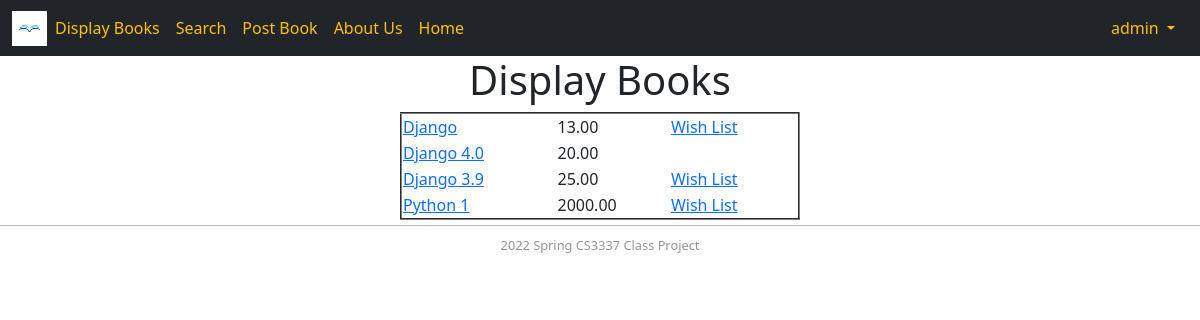
The page /displaybooks (signed in) on the database its author committed.
### bookMng/models.py (models this page shows, shortened)
class Book(models.Model):
    name = models.CharField(max_length=200)
    web = models.URLField(max_length=200)
    price = models.DecimalField(decimal_places=2, max_digits=8)
    publishdate = models.DateField(auto_now=True)
    picture = models.FileField(upload_to='bookEx/static/uploads')
    pic_path = models.CharField(max_length=300, editable=False, blank=True)
    username = models.ForeignKey(User, blank=True, null=True, on_delete=models.CASCADE)

### bookMng/views.py (the view)
# urls.py: path('displaybooks', views.displaybooks, name='displaybooks'),
@login_required(login_url=reverse_lazy('login'))
def displaybooks(request):
    books = Book.objects.all()
    wish_list = WishList.objects.filter(username=request.user)
    for b in books:
        b.pic_path = b.picture.url[14:]
    return render(request,
        "bookMng/displaybooks.html",
                  {
                      'books': books,
                      'wish_list_ids': [b.b_id for b in wish_list]
                  })

### BookEx/templates/bookMng/displaybooks.html (shortened to what this page needs)
{% extends "base.html" %}
{% load static %}
{% block content %}
<h1 align="center"> Display Books </h1>
<table align="center" border="2"  width="400">
    {% for book in books %}
       <tr>
           <td>
               <a href="book_detail/{{ book.id }}"> {{ book.name }}</a>
           </td>
           <td>
               {{ book.price }}
           </td>
            {% if book.username != request.user %}
           <td>
                {% if book.id not in wish_list_ids %}
                <a href="add_to_wish_list/{{ book.id }}">Wish List</a>
                {% endif %}
            </td>
            {% endif %}
       </tr>
    {% endfor %}
</table>
{% endblock content %}

### BookEx/templates/base.html (shortened to what this page needs)
<!DOCTYPE html>
{% load static %}
<html lang="en">
<head>
    <link href="{% static 'main.css' %}" rel="stylesheet" type="text/css">
<link href="https://cdn.jsdelivr.net/npm/bootstrap@5.1.3/dist/css/bootstrap.min.css" rel="stylesheet">
</head>
<body>
    <nav class="navbar text-warning navbar-expand-sm bg-dark">
        <div class="container-fluid">
            <a class="navbar-brand-sm-1" href="/">
                <img src="{% static 'logo.jpg' %}" width="35" height="35" alt="">
            </a>
            <div class="collapse navbar-collapse ">
                <ul class="navbar-nav  mr-auto">
                    <li class="nav-item">
                        <a class="nav-link text-warning" href="\displaybooks">Display Books</a>
                    </li>
                    <li class="nav-item">
                        <a class="nav-link text-warning" href="\search_books">Search</a>
                    </li>
                    <li class="nav-item">
                        <a class="nav-link text-warning" href="\postbook">Post Book</a>
                    </li>
                    <li class="nav-item">
                        <a class="nav-link text-warning" href="\about_us">About Us</a>
                    </li>
                    <li class="nav-item ">
                        <a class="nav-link text-warning" href="\">Home</a>
                    </li>
                </ul>
            </div>
            <div class="container-sm-2">
                {% if user.is_authenticated %}
                    <div class="dropdown">
                        <a class="dropdown-toggle btn text-warning" role="button" id="dropdownMenuLink" data-bs-toggle="dropdown" aria-expanded="false">
                            {{ user.username }}
                        </a>
                    </div>
                {% else %}
                    Not Logged In
                    <a href="{% url 'login' %}?next=/">Login</a>
                {% endif %}
            </div>
        </div>
    </nav>
    <section>
        {% block content %}{% endblock content %}
    </section>
    <footer id="footer">
        2022 Spring CS3337 Class Project
    </footer>
</body>
</html>

### BookEx/static/main.css (style rules this page uses)
#footer { text-align: center; font-size: 0.8em; margin-top: 5px; padding-top: 10px; padding-bottom: 10px; background-color: #FFFFFF; border-top: thin solid #BBBBBB; clear: both; color: #969696; }

### rows shown on the page
Book: name "Django", price "13.00"
Book: name "Django 4.0", price "20.00"
Book: name "Django 3.9", price "25.00"
Book: name "Python 1", price "2000.00"

### other values the page prints
{{ user.username }} "admin"
